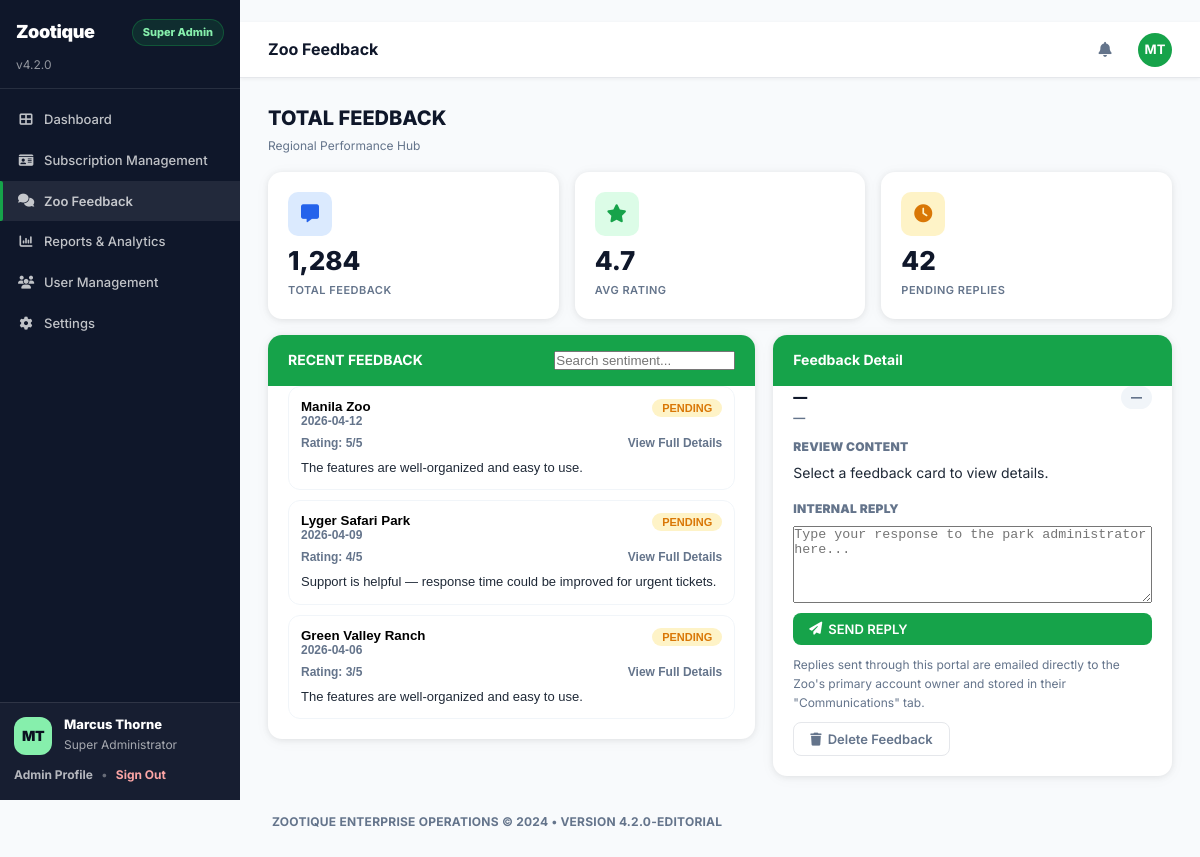
The app's page /zootique-admin/zoo-feedback (signed in) with its own data.
### models.py (models this page shows)
class Zoo(db.Model):
    __tablename__ = 'zoos'
    id = db.Column(db.Integer, primary_key=True)
    name = db.Column(db.String(100), nullable=False)
    type = db.Column(db.String(50))
    location = db.Column(db.String(255))
    description = db.Column(db.Text)
    image_url = db.Column(db.String(500))
    landing_map_title = db.Column(db.String(160), nullable=True)
    landing_map_description = db.Column(db.Text, nullable=True)
    landing_map_image_url = db.Column(db.String(500), nullable=True)
    landing_map_updated_at = db.Column(db.DateTime, nullable=True)
    created_at = db.Column(db.DateTime, nullable=False, default=datetime.utcnow)
    animals = db.relationship('Animal', backref='zoo', lazy=True)
    services = db.relationship('Service', backref='zoo', lazy=True)
    users = db.relationship('User', back_populates='zoo', lazy=True)
    subscriptions = db.relationship('ZooSubscription', back_populates='zoo', lazy=True)
    admin_feedbacks = db.relationship('ZooAdminFeedback', back_populates='zoo', lazy=True)
    zones = db.relationship('ZooZone', back_populates='zoo', lazy=True)
    staff_tasks = db.relationship('StaffTask', back_populates='zoo', lazy=True)

class ZooAdminFeedback(db.Model):
    __tablename__ = 'zoo_admin_feedback'
    id = db.Column(db.Integer, primary_key=True)
    zoo_id = db.Column(db.Integer, db.ForeignKey('zoos.id', ondelete="CASCADE"), nullable=False)
    user_id = db.Column(db.Integer, db.ForeignKey('users.id', ondelete="CASCADE"), nullable=True)
    category = db.Column(db.String(50), nullable=False)  # Features|Support
    rating = db.Column(db.Integer, nullable=False)
    comment = db.Column(db.Text, nullable=False)
    created_at = db.Column(db.DateTime, nullable=False, default=datetime.utcnow)
    zoo = db.relationship('Zoo', back_populates='admin_feedbacks', lazy=True)
    user = db.relationship('User', lazy=True)
    replies = db.relationship('ZooAdminFeedbackReply', back_populates='feedback', lazy=True)

### blueprints/zootique_admin/routes.py (the view)
@admin_bp.get("/zoo-feedback")
def view_feedback():
    zoo_id = request.args.get('zoo_id')
    rating = request.args.get('rating')
    start_date = _parse_date_yyyy_mm_dd(request.args.get('start_date'))
    end_date = _parse_date_yyyy_mm_dd(request.args.get('end_date'))
    query = db.session.query(ZooAdminFeedback).join(Zoo)
    if zoo_id and zoo_id.isdigit():
        query = query.filter(ZooAdminFeedback.zoo_id == int(zoo_id))
    if rating and rating.isdigit():
        query = query.filter(ZooAdminFeedback.rating == int(rating))
    if start_date:
        query = query.filter(ZooAdminFeedback.created_at >= start_date)
    if end_date:
        query = query.filter(ZooAdminFeedback.created_at < (end_date + timedelta(days=1)))
    feedbacks = query.order_by(ZooAdminFeedback.created_at.desc()).all()
    zoos = Zoo.query.order_by(Zoo.name.asc()).all()
    rows = []
    for f in feedbacks:
        latest_reply = None
        if f.replies:
            latest_reply = sorted(f.replies, key=lambda r: r.created_at)[-1]
        rows.append({
            'id': f.id,
            'zoo_name': f.zoo.name,
            'category': f.category,
            'rating': f.rating,
            'comment': f.comment,
            'created_at': f.created_at.strftime('%Y-%m-%d'),
            'latest_reply': latest_reply.reply_text if latest_reply else None,
            'latest_reply_date': latest_reply.created_at.strftime('%Y-%m-%d') if latest_reply else None,
        })
    return render_template(
        "zootique_admin/feedback.html",
        feedbacks=rows,
        zoos=zoos,
        filters={
            'zoo_id': zoo_id or '',
            'rating': rating or '',
            'start_date': request.args.get('start_date') or '',
            'end_date': request.args.get('end_date') or '',
        },
    )

### blueprints/zootique_admin/routes.py (called while the page is built)
@admin_bp.before_request
def require_zootique_admin():
    if session.get('role') != 'zootique_admin':
        return redirect(url_for('auth.login', module_name='zootique_admin'))
    user_id = session.get('user_id')
    if not user_id:
        session.clear()
        return redirect(url_for('auth.login', module_name='zootique_admin'))
    user = db.session.get(User, int(user_id))
    if not user or (getattr(user, 'status', 'active') or 'active') != 'active':
        session.clear()
        flash('Your account is not active. Please sign in again.', 'error')
        return redirect(url_for('auth.login', module_name='zootique_admin'))

def _parse_date_yyyy_mm_dd(value: str | None) -> datetime | None:
    if not value:
        return None
    try:
        return datetime.strptime(value, '%Y-%m-%d')
    except ValueError:
        return None

### templates/zootique_admin/feedback.html (shortened to what this page needs)
﻿{% extends "base.html" %}
{% block page_title %}Zoo Feedback{% endblock %}
{% block content %}
<div class="page-subheader" style="margin-bottom:16px;">
  <div class="ps-left">
    <h2>TOTAL FEEDBACK</h2>
    <p>Regional Performance Hub</p>
  </div>
</div>
<div class="stats-grid" style="grid-template-columns:repeat(3,1fr); margin-bottom:16px;">
  <div class="stat-card">
    <div class="stat-icon-box blue"><i class="fa-solid fa-message"></i></div>
    <div class="stat-value">1,284</div>
    <div class="stat-label">TOTAL FEEDBACK</div>
  </div>
  <div class="stat-card">
    <div class="stat-icon-box green"><i class="fa-solid fa-star"></i></div>
    <div class="stat-value">4.7</div>
    <div class="stat-label">AVG RATING</div>
  </div>
  <div class="stat-card">
    <div class="stat-icon-box orange" style="background:var(--warning-bg); color:var(--warning);"><i class="fa-solid fa-clock"></i></div>
    <div class="stat-value">42</div>
    <div class="stat-label">PENDING REPLIES</div>
  </div>
</div>
<div class="two-col" style="grid-template-columns: 1.1fr 0.9fr; align-items:start;">
  <div class="card-panel" style="margin-bottom:0;">
    <div class="card-header" style="display:flex; justify-content:space-between; align-items:center; gap:12px;">
      <h2>RECENT FEEDBACK</h2>
      <input type="text" placeholder="Search sentiment..." style="max-width:220px;">
    </div>
    <div class="card-body" style="padding-top:0; display:flex; flex-direction:column; gap:10px;">
      {% for f in feedbacks %}
        {% set status = 'REPLIED' if f.latest_reply else 'PENDING' %}
        <button
          type="button"
          class="sa-feedback-card"
          data-feedback-id="{{ f.id }}"
          data-zoo-name="{{ f.zoo_name|e }}"
          data-rating="{{ f.rating }}"
          data-comment="{{ f.comment|e }}"
          data-created-at="{{ f.created_at|e }}"
          data-status="{{ status }}"
          data-latest-reply="{{ (f.latest_reply or '')|e }}"
          data-latest-reply-date="{{ (f.latest_reply_date or '')|e }}"
          style="text-align:left; border:1px solid var(--border-light); background:#fff; border-radius:12px; padding:12px 12px; cursor:pointer;">
          <div style="display:flex; justify-content:space-between; align-items:flex-start; gap:10px;">
            <div>
              <div style="font-weight:900;">{{ f.zoo_name }}</div>
              <div style="font-size:12px; color:var(--text-muted); font-weight:700;">{{ f.created_at }}</div>
            </div>
            <span class="badge" style="{% if status == 'REPLIED' %}background:var(--success-bg); color:var(--success);{% else %}background:var(--warning-bg); color:var(--warning);{% endif %} font-weight:900;">{{ status }}</span>
          </div>
          <div style="margin-top:8px; display:flex; align-items:center; justify-content:space-between; gap:10px;">
            <div style="font-size:12px; color:var(--text-muted); font-weight:800;">Rating: {{ f.rating }}/5</div>
            <div style="font-size:12px; color:var(--text-muted); font-weight:800;">View Full Details</div>
          </div>
          <div style="margin-top:8px; color:var(--text-secondary); font-size:13px; line-height:1.5;">
            {{ f.comment[:120] }}{% if f.comment|length > 120 %}...{% endif %}
          </div>
        </button>
      {% else %}
        <div class="empty-state">No zoo admin feedback found.</div>
      {% endfor %}
    </div>
  </div>
  <div class="card-panel" style="margin-bottom:0; position:sticky; top:76px;">
    <div class="card-header">
      <h2>Feedback Detail</h2>
    </div>
    <div class="card-body" style="padding-top:0;">
      <div style="display:flex; justify-content:space-between; align-items:flex-start; gap:12px;">
        <div>
          <div id="sa_feedback_zoo" style="font-weight:900;">—</div>
          <div id="sa_feedback_time" style="font-size:12px; color:var(--text-muted); font-weight:700;">—</div>
        </div>
        <span id="sa_feedback_status" class="badge" style="background:var(--border-light); color:var(--text-muted); font-weight:900;">—</span>
      </div>
      <div style="margin-top:10px; font-size:12px; font-weight:900; letter-spacing:0.02em; color:var(--text-muted);">REVIEW CONTENT</div>
      <div id="sa_feedback_comment" style="margin-top:6px; color:var(--text-secondary); line-height:1.6;">Select a feedback card to view details.</div>
      <div style="margin-top:14px; font-size:12px; font-weight:900; letter-spacing:0.02em; color:var(--text-muted);">INTERNAL REPLY</div>
      <form id="sa_reply_form" method="post" action="" style="margin-top:8px; display:flex; flex-direction:column; gap:10px;">
        <textarea name="reply_text" rows="5" placeholder="Type your response to the park administrator here..." required></textarea>
        <button class="btn btn-primary" type="submit"><i class="fa-solid fa-paper-plane"></i> SEND REPLY</button>
        <div style="font-size:12px; color:var(--text-muted);">
          Replies sent through this portal are emailed directly to the Zoo's primary account owner and stored in their "Communications" tab.
        </div>
      </form>
      <form id="sa_delete_form" method="post" action="" style="margin-top:10px;">
        <button class="btn btn-ghost" type="submit" onclick="return confirm('Delete this feedback and its replies?');"><i class="fa-solid fa-trash"></i> Delete Feedback</button>
      </form>
    </div>
  </div>
</div>
{% endblock %}

### static/css/style.css (style rules this page uses)
:root { --sidebar-bg: #1a3024; --sidebar-hover: rgba(255,255,255,0.10); --sidebar-active: rgba(255,255,255,0.15); --sidebar-border: rgba(255,255,255,0.08); --sidebar-width: 220px; --primary: #1a5c35; --primary-dark: #14452a; --primary-light: #e8f5ee; --accent: #e67e22; --accent-hover: #d35400; --success: #16a34a; --success-bg: #dcfce7; --warning: #d97706; --warning-bg: #fef3c7; --danger: #dc2626; --danger-bg: #fee2e2; --info: #2563eb; --info-bg: #dbeafe; --purple: #7c3aed; --purple-bg: #ede9fe; --orange: #ea580c; --orange-bg: #ffedd5; --bg: #f0f2f0; --surface: #ffffff; --border: #e5e7eb; --border-light: #f3f4f6; --text: #111827; --text-secondary: #374151; --text-muted: #6b7280; --text-light: #9ca3af; --radius: 10px; --radius-lg: 14px; --shadow: 0 1px 6px rgba(0,0,0,0.08), 0 2px 16px rgba(0,0,0,0.04); --shadow-md: 0 4px 20px rgba(0,0,0,0.10); --transition: 0.2s ease; }
body.superadmin { --sidebar-bg: #0f172a; --sidebar-hover: rgba(255,255,255,0.08); --sidebar-active: rgba(255,255,255,0.10); --sidebar-border: rgba(255,255,255,0.10); --sidebar-width: 240px; --primary: #16a34a; --primary-dark: #15803d; --primary-light: #dcfce7; --accent: #16a34a; --accent-hover: #15803d; --bg: #f8fafc; --surface: #ffffff; --border: #e5e7eb; --border-light: #f1f5f9; --text: #0f172a; --text-secondary: #1f2937; --text-muted: #64748b; --text-light: #94a3b8; }
*, *::before, *::after { box-sizing: border-box; margin: 0; padding: 0; }
body { font-family: 'Inter', system-ui, sans-serif; background: var(--bg); color: var(--text); font-size: 14px; line-height: 1.6; overflow-x: hidden; }
.stats-grid { display: grid; grid-template-columns: repeat(4, 1fr); gap: 16px; margin-bottom: 22px; }
.stat-card { background: var(--surface); border-radius: var(--radius-lg); padding: 20px; box-shadow: var(--shadow); display: flex; flex-direction: column; gap: 8px; transition: transform var(--transition), box-shadow var(--transition); }
.stat-icon-box { width: 44px; height: 44px; border-radius: 10px; display: flex; align-items: center; justify-content: center; font-size: 18px; margin-bottom: 4px; }
.stat-icon-box.blue { background: var(--info-bg); color: var(--info); }
.stat-icon-box.green { background: var(--success-bg); color: var(--success); }
.stat-icon-box.orange { background: var(--orange-bg); color: var(--orange); }
.stat-card .stat-value { font-size: 26px; font-weight: 800; color: var(--text); line-height: 1; }
.stat-card .stat-label { font-size: 11px; font-weight: 600; color: var(--text-muted); text-transform: uppercase; letter-spacing: 0.5px; }
.card-panel { background: var(--surface); border-radius: var(--radius-lg); box-shadow: var(--shadow); overflow: hidden; margin-bottom: 20px; }
.card-header { background: var(--primary); padding: 14px 20px; display: flex; align-items: center; justify-content: space-between; }
.card-header h2 { font-size: 14px; font-weight: 700; color: #ffffff; margin: 0; }
.card-body { padding: 20px; }
.two-col { display: grid; grid-template-columns: 1.6fr 1fr; gap: 18px; margin-bottom: 20px; }
.badge { display: inline-flex; align-items: center; gap: 4px; padding: 3px 10px; border-radius: 20px; font-size: 11px; font-weight: 700; text-transform: capitalize; white-space: nowrap; }
.btn { display: inline-flex; align-items: center; gap: 6px; padding: 8px 16px; border-radius: 8px; font-size: 13px; font-weight: 600; font-family: inherit; cursor: pointer; border: none; transition: all var(--transition); text-decoration: none; white-space: nowrap; }
.btn-primary { background: var(--primary); color: #fff; }
.btn-ghost { background: transparent; color: var(--text-muted); border: 1px solid var(--border); }
.page-subheader { display: flex; align-items: flex-start; justify-content: space-between; margin-bottom: 20px; flex-wrap: wrap; gap: 12px; }
.page-subheader .ps-left h2 { font-size: 20px; font-weight: 800; color: var(--text); margin-bottom: 2px; }
.page-subheader .ps-left p { font-size: 12px; color: var(--text-muted); }

### records on screen
Zoo: zoo_name "Manila Zoo"
ZooAdminFeedback: comment "The features are well-organized and easy to use."
Zoo: zoo_name "Lyger Safari Park"
ZooAdminFeedback: comment "Support is helpful — response time could be improved for urgent tickets."
Zoo: zoo_name "Green Valley Ranch"
ZooAdminFeedback: comment "The features are well-organized and easy to use."

### other values on screen
{{ f.created_at }} "2026-04-12" "2026-04-09" "2026-04-06"
{{ status }} "PENDING" "PENDING" "PENDING"
{{ f.rating }} "5" "4" "3"
